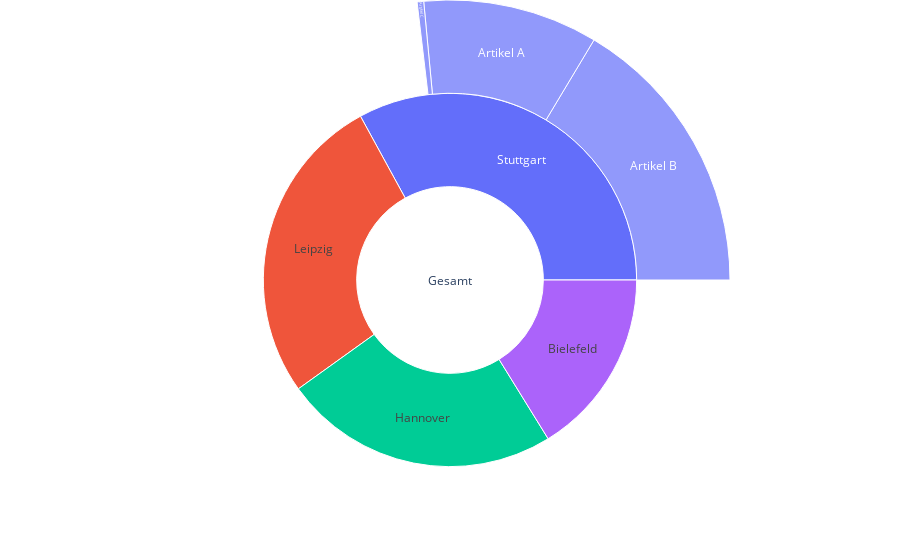

The notebook cell saved with this chart:
### Code cell
import plotly.graph_objects as go

# Daten aus dem Bild
# Gesamtanzahl der Picks
gesamt_picks = {
    'Gesamt': 4238,
    'Stuttgart': 1397,
    'Leipzig': 1142,
    'Hannover': 1013,
    'Bielefeld': 686
}

# Picks pro Artikelart (angenommen aus dem Bild, da nicht klar definiert)
picks_artikel = {
    'Stuttgart': {'Artikel A': 428, 'Artikel B': 695, 'Artikel C': 16},
    'Leipzig': {'Artikel A': 176, 'Artikel B': 946, 'Artikel C': 20},
    'Hannover': {'Artikel A': 343, 'Artikel B': 430, 'Artikel C': 22},
    'Bielefeld': {'Artikel A': 449, 'Artikel B': 212, 'Artikel C': 18}
}

# Aufbau der Sunburst-Daten
labels = ["Gesamt"]  # Startpunkt des Sunburst-Diagramms
parents = [""]
values = [gesamt_picks['Gesamt']]

# Füge Städte und Artikel hinzu
for stadt, picks in gesamt_picks.items():
    if stadt != 'Gesamt':  # Gesamt ist bereits hinzugefügt
        labels.append(stadt)
        parents.append("Gesamt")
        values.append(picks)
        # Füge die Artikel der jeweiligen Stadt hinzu
        for artikel, anzahl in picks_artikel[stadt].items():
            labels.append(artikel)
            parents.append(stadt)
            values.append(anzahl)

# Erstellen des Sunburst-Diagramms
sunburst_fig = go.Figure(go.Sunburst(
    labels=labels,
    parents=parents,
    values=values,
    branchvalues="total",  # Wichtig, damit die Werte als Summen und nicht als einzelne Werte behandelt werden
))

sunburst_fig.update_layout(margin=dict(t=0, l=0, r=0, b=0))

# Zeigen des Sunburst-Diagramms
sunburst_fig.show()

### Figure 1 — Plotly figure (JSON) as saved in the notebook; plotly's stock layout.template omitted (floating-point values rounded to 4 significant figures)
{"data": [{"branchvalues": "total", "labels": ["Gesamt", "Stuttgart", "Artikel A", "Artikel B", "Artikel C", "Leipzig", "Artikel A", "Artikel B", "Artikel C", "Hannover", "Artikel A", "Artikel B", "Artikel C", "Bielefeld", "Artikel A", "Artikel B", "Artikel C"], "parents": ["", "Gesamt", "Stuttgart", "Stuttgart", "Stuttgart", "Gesamt", "Leipzig", "Leipzig", "Leipzig", "Gesamt", "Hannover", "Hannover", "Hannover", "Gesamt", "Bielefeld", "Bielefeld", "Bielefeld"], "type": "sunburst", "values": [4238, 1397, 428, 695, 16, 1142, 176, 946, 20, 1013, 343, 430, 22, 686, 449, 212, 18]}], "layout": {"margin": {"b": 0, "l": 0, "r": 0, "t": 0}}}
